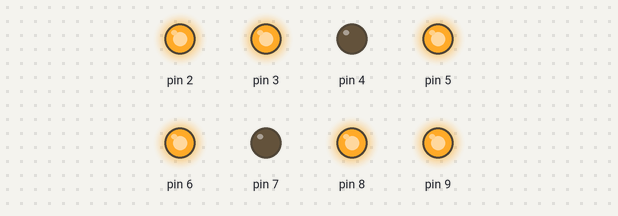
A sketch run on a simulated Arduino Uno, built with avr-gcc and run on an emulated ATmega328P. On the bench: output pins drawn as LEDs (lit = HIGH).

Above: at 0.1 s.
At 0.7 s:
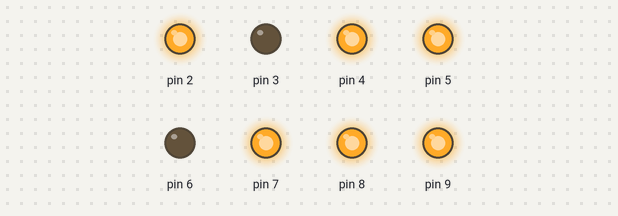
At 1.1 s:
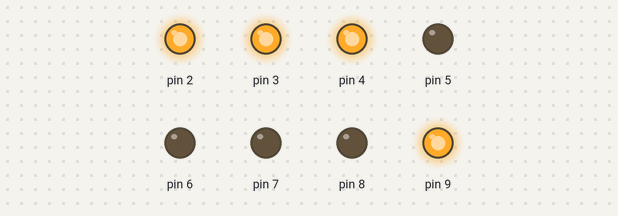
At 1.5 s:
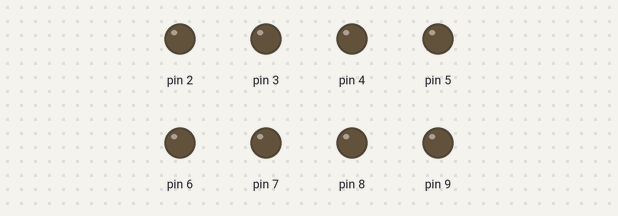
At 2.5 s:
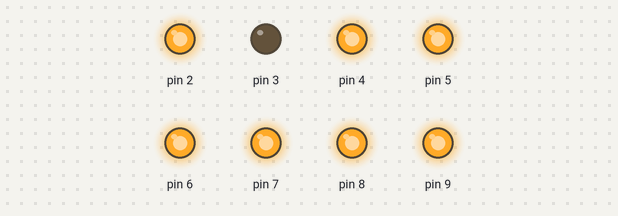
At 3.5 s:
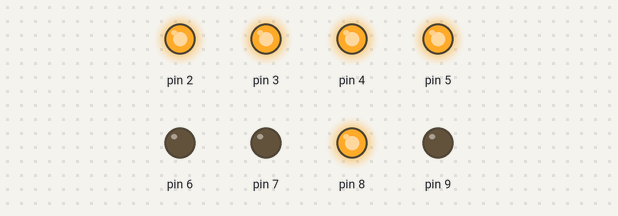
Timing chart, 0 to 3.8 s (numbered marks = the images above):
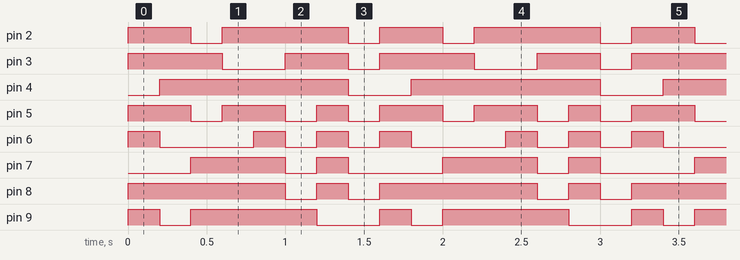

The sketch:

display_ciclo.ino
```cpp
int ledPin; // pin 13 asignado para el LED de salida
void setup() // Configura entradas y salidas
{
 for (ledPin=2;ledPin<=9;ledPin++){
  pinMode(ledPin, OUTPUT); // declara LED como salida
 }
}
void loop()
{

byte numero [10][7]={{1,1,1,1,1,1,0},{0,1,1,0,0,0,0},{1,1,0,1,1,0,1},
{1,1,1,1,0,0,1},{0,1,1,0,0,1,1},{1,0,1,1,0,1,1},{1,0,1,1,1,1,1},
{1,1,1,0,0,0,0},{1,1,1,1,1,1,1}};


  byte a;
 for (a=2;a<=9;a++) {
     for (ledPin=2;ledPin<=9;ledPin++){
    digitalWrite(ledPin,numero[a][ledPin-2]); // enciende el LED
  }
   delay(200);   // espera 200 ms
 }

}
```

Measured:
- by itself, pin 2: repeats every 1.6 s: LOW 0.20 s, HIGH 0.80 s, LOW 0.20 s, HIGH 0.40 s
- by itself, pin 3: repeats every 1.6 s: LOW 0.40 s, HIGH 0.40 s, LOW 0.20 s, HIGH 0.60 s
- by itself, pin 4: alternates HIGH for 1.2 s and LOW for 0.40 s
- by itself, pin 5: repeats every 1.6 s: LOW 0.20 s, HIGH 0.40 s, LOW 0.20 s, HIGH 0.20 s, LOW 0.20 s, HIGH 0.40 s
- by itself, pin 6: repeats every 1.6 s: LOW 0.60 s, 2 × (HIGH 0.20 s, LOW 0.20 s), HIGH 0.20 s
- by itself, pin 7: repeats every 1.6 s: LOW 0.20 s, HIGH 0.20 s, LOW 0.60 s, HIGH 0.60 s
- by itself, pin 8: repeats every 1.6 s: LOW 0.20 s, HIGH 0.20 s, LOW 0.20 s, HIGH 1.0 s
- by itself, pin 9: repeats every 1.6 s: LOW 0.20 s, HIGH 0.80 s, LOW 0.40 s, HIGH 0.20 s
